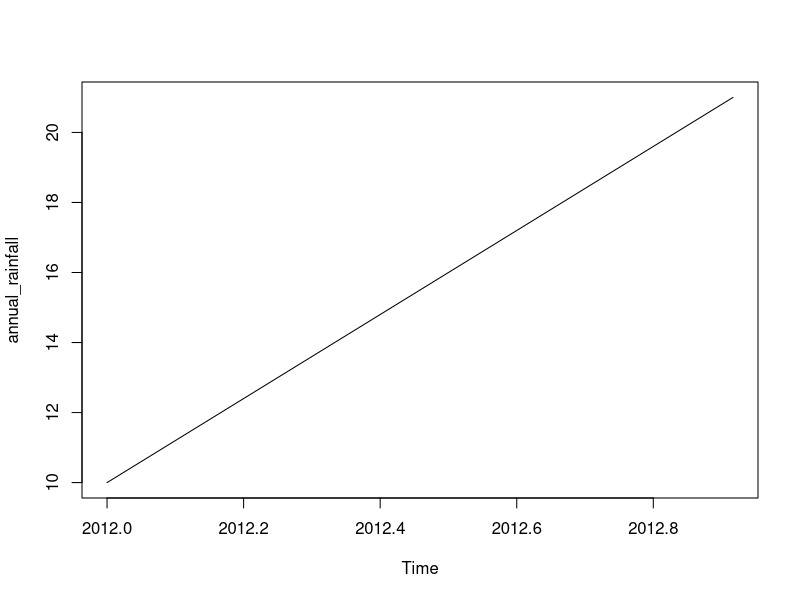
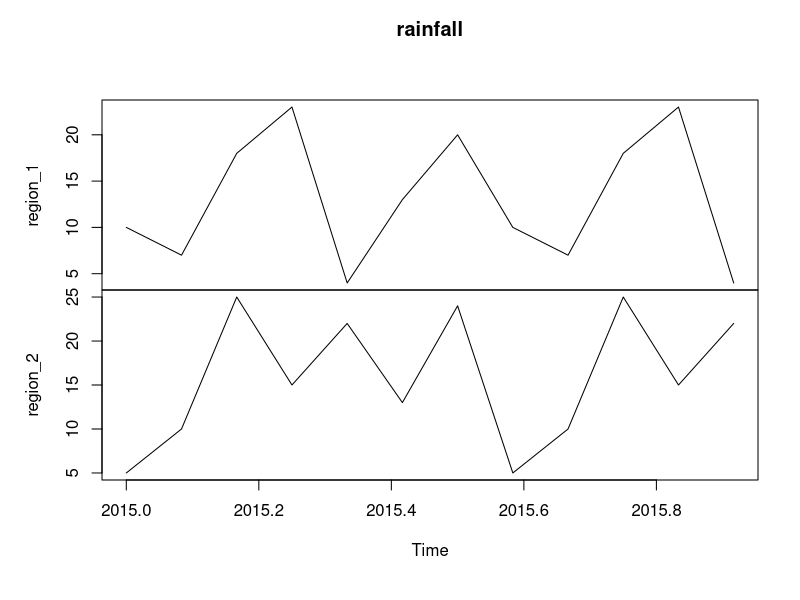
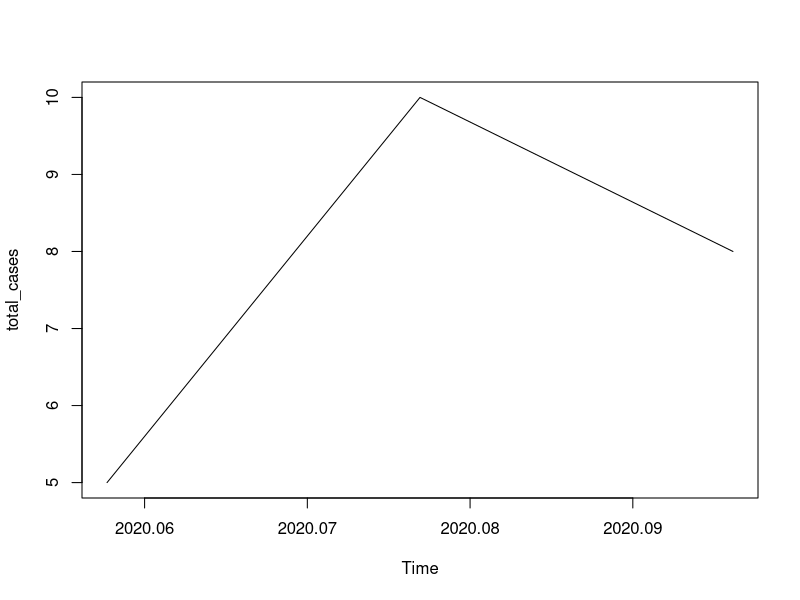
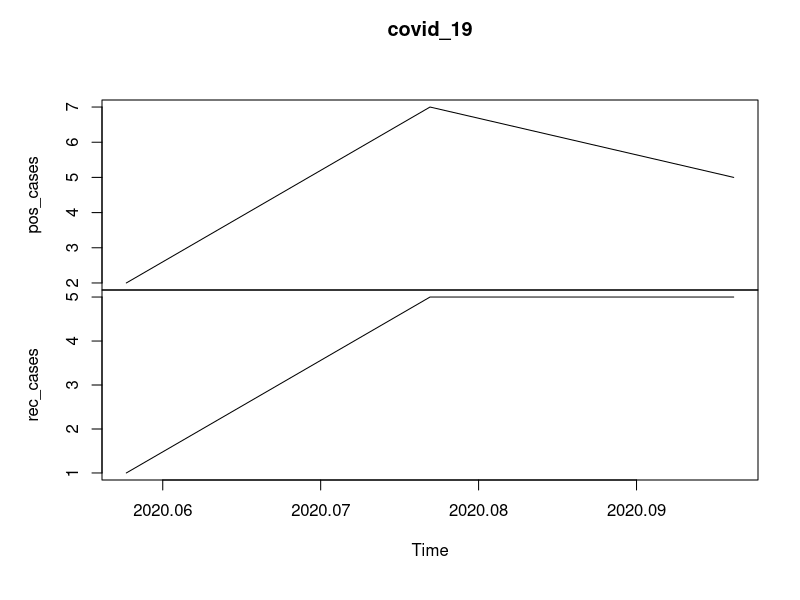
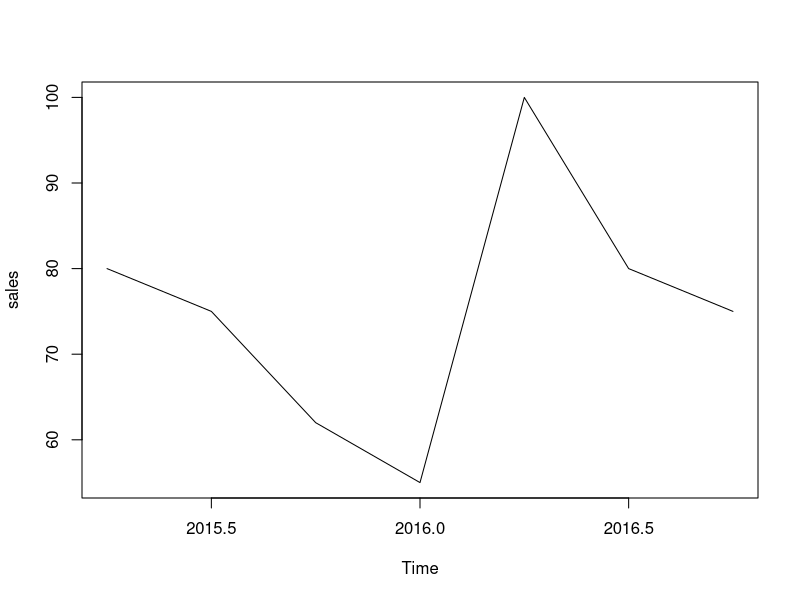

Source code (R) for these figures, in order:
#Time forecasting model

#1. Consider the annual rainfall details at a place starting from January 
#2012. Create an R time series object for a period of 12 months and plot it.

rain_data<-10:21
annual_rainfall<-ts(rain_data,start=c(2012,1),frequency=12)
annual_rainfall
plot(annual_rainfall)


#2. Consider the annual rainfall details at region 1 and region 2 starting 
#from January 2015. Create an R time series object for a period of 12 months
#and plot it.

region_1<-c(10,7,18,23,4,13,20)
region_2<-c(5,10,25,15,22,13,24)
combine<-cbind(region_1,region_2)
rainfall<-ts(combine,start=c(2015,1),end=c(2015,12),frequency=12)
rainfall
plot(rainfall)


#3. Create an R time series object for the total number of positive cases of 
#COVID-19 cases weekly from April 2020 to June 2020 of the world and plot it.

covid_cases<-c(5,10,8,14,20,25,3)
total_cases<-ts(covid_cases,start=c(2020,4),end<-c(2020,6),frequency=52)
total_cases
plot(total_cases)


#4. Create an R time series object for the total number of positive cases 
#and total number of recovered cases of COVID-19 cases weekly from April 
#2020 to June 2020 of the world and plot it.

pos_cases<-c(2,7,5,9,0,8,15)
rec_cases<-c(1,5,5,3,4,6,16)
covid<-cbind(pos_cases,rec_cases)
covid
covid_19<-ts(covid,start=c(2020,4),end=c(2020,6),frequency=52)
covid_19
plot(covid_19)


#5. Create an R time series object for the quarterly sales data of a company 
#from 2nd quarter of 2015 till 4rth quarter of 2016.  

sales_data<-c(80,75,62,55,100)
sales<-ts(sales_data,start=c(2015,2),end=c(2016,4),frequency=4)
sales
plot(sales)